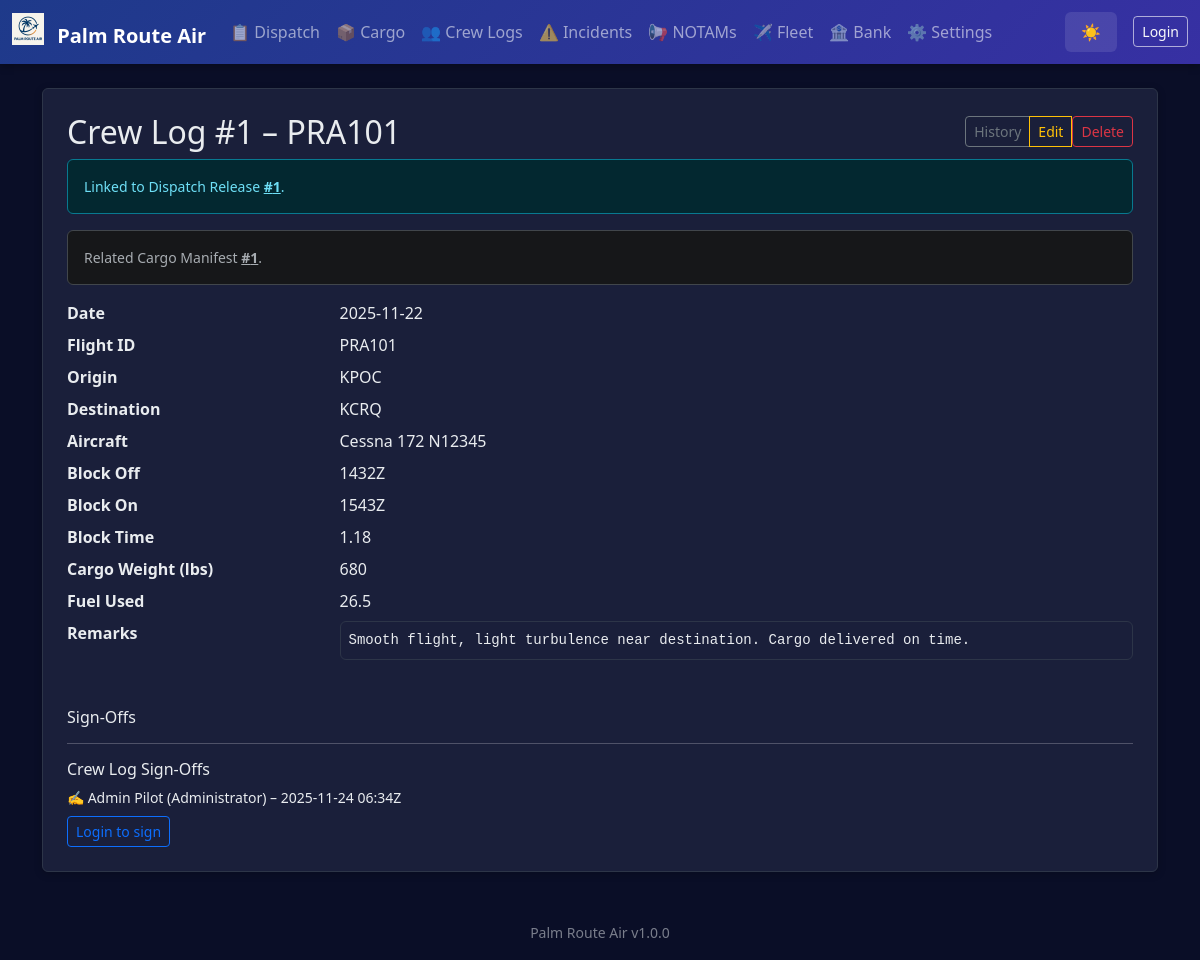
The app's page /crew/1 with its own data.
### app.py (models this page shows, shortened)
class AppSettings(db.Model):
    id = db.Column(db.Integer, primary_key=True)
    company_name = db.Column(db.String(100), default='Palm Route Air')
    logo_filename = db.Column(db.String(120))  # stored in static/logos/
    difficulty = db.Column(db.String(20), default='Normal')  # Easy, Normal, Hard, Realistic
    realism_fuel_variance = db.Column(db.Float, default=0.05)  # ±5% revenue jitter
    realism_destination_penalty = db.Column(db.Float, default=0.25)  # 25% penalty for missed destination
    currency_symbol = db.Column(db.String(5), default='$')
    distance_unit = db.Column(db.String(10), default='NM')  # NM or KM
    weight_unit = db.Column(db.String(10), default='lbs')  # lbs or kg
    show_workflow_help = db.Column(db.Integer, default=1)  # 1 = show, 0 = hide

class CrewLog(db.Model):
    id = db.Column(db.Integer, primary_key=True)
    date = db.Column(db.String(20))
    flight_id = db.Column(db.String(20))
    origin = db.Column(db.String(10))
    destination = db.Column(db.String(10))
    aircraft = db.Column(db.String(50))
    block_off = db.Column(db.String(10))
    block_on = db.Column(db.String(10))
    block_time = db.Column(db.String(10))
    cargo_weight = db.Column(db.String(20))
    fuel_used = db.Column(db.String(20))  # actual fuel used (numeric)
    remarks = db.Column(db.Text)
    dispatch_release_id = db.Column(db.Integer, db.ForeignKey('dispatch_release.id'))
    cargo_manifest_id = db.Column(db.Integer, db.ForeignKey('cargo_manifest.id'))
    dispatch_release = db.relationship('DispatchRelease', lazy='joined')
    cargo_manifest = db.relationship('CargoManifest', lazy='joined')
    signoffs = db.relationship('CrewLogSignOff', backref='crew_log', lazy='dynamic')

class CrewLogSignOff(db.Model):
    id = db.Column(db.Integer, primary_key=True)
    crew_log_id = db.Column(db.Integer, db.ForeignKey('crew_log.id'), nullable=False)
    employee_id = db.Column(db.Integer, db.ForeignKey('employee.id'), nullable=False)
    timestamp = db.Column(db.DateTime, default=datetime.datetime.utcnow)
    employee = db.relationship('Employee', lazy='joined')

class Employee(db.Model):
    id = db.Column(db.Integer, primary_key=True)
    name = db.Column(db.String(100), nullable=False)
    email = db.Column(db.String(120), unique=True)
    role = db.Column(db.String(50), default='Pilot')
    hire_date = db.Column(db.Date, default=datetime.date.today)
    active = db.Column(db.Integer, default=1)
    password_hash = db.Column(db.String(255))

### app.py (the view)
@app.route('/crew/<int:id>')
def crew_detail(id):
    c = CrewLog.query.get_or_404(id)
    dispatch_ref = DispatchRelease.query.get(c.dispatch_release_id) if c.dispatch_release_id else None
    cargo_ref = CargoManifest.query.get(c.cargo_manifest_id) if c.cargo_manifest_id else None
    signoffs = c.signoffs.order_by(CrewLogSignOff.timestamp.asc()).all()
    return render_template('crew_detail.html', c=c, dispatch_ref=dispatch_ref, cargo_ref=cargo_ref, signoffs=signoffs)

### app.py (called while the page is built)
@app.context_processor
def inject_settings():
    try:
        settings = AppSettings.query.first()
        if not settings:
            settings = AppSettings(company_name='Palm Route Air')
    except:
        settings = None
    current_employee = None
    if session.get('employee_id'):
        current_employee = Employee.query.get(session['employee_id'])
    return dict(app_settings=settings, app_version=APP_VERSION, current_employee=current_employee)

### templates/crew_detail.html
{% extends 'base.html' %}
{% block content %}
<div class="p-4 bg-white rounded shadow-sm">
  <div class="d-flex justify-content-between align-items-center mb-2">
    <h2 class="mb-0">Crew Log #{{ c.id }} – {{ c.flight_id }}</h2>
    <div class="btn-group">
      <a href="{{ url_for('crew_history') }}" class="btn btn-outline-secondary btn-sm">History</a>
      <a href="{{ url_for('crew_edit', id=c.id) }}" class="btn btn-outline-warning btn-sm">Edit</a>
      <form action="{{ url_for('delete_crew', id=c.id) }}" method="post" class="d-inline" onsubmit="return confirm('Delete this crew log entry?');">
        <button class="btn btn-outline-danger btn-sm">Delete</button>
      </form>
    </div>
  </div>
  {% if c.dispatch_release_id %}
    <div class="alert alert-info small mb-3">Linked to Dispatch Release <a href="{{ url_for('dispatch_detail', id=c.dispatch_release_id) }}" class="alert-link">#{{ c.dispatch_release_id }}</a>.</div>
  {% endif %}
  {% if c.cargo_manifest_id %}
    <div class="alert alert-secondary small mb-3">Related Cargo Manifest <a href="{{ url_for('cargo_detail', id=c.cargo_manifest_id) }}" class="alert-link">#{{ c.cargo_manifest_id }}</a>.</div>
  {% endif %}
  <dl class="row mb-0">
    <dt class="col-sm-3">Date</dt><dd class="col-sm-9">{{ c.date }}</dd>
    <dt class="col-sm-3">Flight ID</dt><dd class="col-sm-9">{{ c.flight_id }}</dd>
    <dt class="col-sm-3">Origin</dt><dd class="col-sm-9">{{ c.origin }}</dd>
    <dt class="col-sm-3">Destination</dt><dd class="col-sm-9">{{ c.destination }}</dd>
    <dt class="col-sm-3">Aircraft</dt><dd class="col-sm-9">{{ c.aircraft }}</dd>
    <dt class="col-sm-3">Block Off</dt><dd class="col-sm-9">{{ c.block_off }}</dd>
    <dt class="col-sm-3">Block On</dt><dd class="col-sm-9">{{ c.block_on }}</dd>
    <dt class="col-sm-3">Block Time</dt><dd class="col-sm-9">{{ c.block_time }}</dd>
    <dt class="col-sm-3">Cargo Weight (lbs)</dt><dd class="col-sm-9">{{ c.cargo_weight }}</dd>
    <dt class="col-sm-3">Fuel Used</dt><dd class="col-sm-9">{{ c.fuel_used or '—' }}</dd>
    <dt class="col-sm-3">Remarks</dt><dd class="col-sm-9"><pre class="small bg-light p-2 border rounded" style="white-space:pre-wrap">{{ c.remarks }}</pre></dd>
  </dl>
  <div class="mt-4">
    <h3 class="h6">Sign-Offs</h3>
    <hr class="my-3">
    <div>
      <h5 class="h6 mb-2">Crew Log Sign-Offs</h5>
      {% if signoffs and signoffs|length > 0 %}
        <ul class="list-unstyled small mb-2">
          {% for so in signoffs %}
            <li class="mb-1">✍️ {{ so.employee.name }} ({{ so.employee.role }}) – {{ so.timestamp.strftime('%Y-%m-%d %H:%MZ') }}</li>
          {% endfor %}
        </ul>
      {% else %}
        <p class="small text-muted mb-2">No sign-offs yet.</p>
      {% endif %}
      {% if current_employee %}
        <form method="post" action="{{ url_for('crew_sign', id=c.id) }}" class="d-inline">
          <button class="btn btn-outline-success btn-sm" {% if signoffs and signoffs|selectattr('employee_id','equalto', current_employee.id)|list|length > 0 %}disabled{% endif %}>Sign Crew Log</button>
        </form>
      {% else %}
        <a href="{{ url_for('login') }}" class="btn btn-outline-primary btn-sm">Login to sign</a>
      {% endif %}
    </div>
  </div>
</div>
{% endblock %}

### templates/base.html (shortened to what this page needs)
<!doctype html>
<html lang="en" data-bs-theme="dark">
  <head>
    <link href="https://cdn.jsdelivr.net/npm/bootstrap@5.3.3/dist/css/bootstrap.min.css" rel="stylesheet">
  </head>
  <body>
    <nav class="navbar navbar-expand-lg navbar-dark mb-4">
      <div class="container-fluid">
        <a class="navbar-brand fw-bold" href="{{ url_for('index') }}">
          {% if app_settings and app_settings.logo_filename %}
            <img src="{{ url_for('static', filename='logos/' + app_settings.logo_filename) }}" height="32" class="me-2" style="vertical-align: -0.125em;" alt="Logo">
          {% endif %}
          {{ app_settings.company_name if app_settings else 'Palm Route Air' }}
        </a>
        <div class="collapse navbar-collapse" id="navbarNav">
          <ul class="navbar-nav me-auto">
            <li class="nav-item"><a class="nav-link" href="{{ url_for('dispatch_history') }}">📋 Dispatch</a></li>
            <li class="nav-item"><a class="nav-link" href="{{ url_for('cargo_history') }}">📦 Cargo</a></li>
            <li class="nav-item"><a class="nav-link" href="{{ url_for('crew_history') }}">👥 Crew Logs</a></li>
            <li class="nav-item"><a class="nav-link" href="{{ url_for('incident_history') }}">⚠️ Incidents</a></li>
            <li class="nav-item"><a class="nav-link" href="{{ url_for('notams_history') }}">📢 NOTAMs</a></li>
            <li class="nav-item"><a class="nav-link" href="{{ url_for('fleet_history') }}">✈️ Fleet</a></li>
            <li class="nav-item"><a class="nav-link" href="{{ url_for('economy_ledger') }}">🏦 Bank</a></li>
            <li class="nav-item"><a class="nav-link" href="{{ url_for('settings') }}">⚙️ Settings</a></li>
          </ul>
          <button class="theme-toggle text-white" onclick="toggleTheme()" title="Toggle theme">
            <span id="theme-icon">🌙</span>
          </button>
          <div class="ms-3 d-flex align-items-center auth-actions">
            {% if current_employee %}
              <span class="auth-user-text me-2">👤 {{ current_employee.name }} ({{ current_employee.role }})</span>
              <a href="{{ url_for('profile') }}" class="btn btn-outline-light btn-sm me-2" title="View Profile">Profile</a>
              <a href="{{ url_for('logout') }}" class="btn btn-outline-light btn-sm" title="Logout">Logout</a>
            {% else %}
              <a href="{{ url_for('login') }}" class="btn btn-outline-light btn-sm" title="Employee Login">Login</a>
            {% endif %}
          </div>
        </div>
      </div>
    </nav>
    <main class="container mb-5">
      {% block content %}{% endblock %}
    </main>
    <footer class="container text-center pb-3">
      <small class="text-muted">{{ app_settings.company_name if app_settings else 'Palm Route Air' }} {{ app_version }}</small>
    </footer>
  </body>
</html>

### templates/base.html (style rules this page uses)
:root { --pra-primary: #0d6efd; --pra-secondary: #6c757d; --pra-success: #198754; --pra-danger: #dc3545; --pra-warning: #ffc107; --pra-info: #0dcaf0; --pra-thead-bg-light: #e9ecef; --pra-thead-color-light: #212529; --pra-thead-bg-dark: #1f2542; --pra-thead-color-dark: #f8f9fa; }
[data-bs-theme="dark"] { --bs-body-bg: #0a0e27; --bs-body-color: #e9ecef; --bs-card-bg: #1a1f3a; --bs-border-color: #2d3548; --bs-emphasis-color: #ffffff; }
body { background: var(--bs-body-bg); color: var(--bs-body-color); transition: background-color 0.3s ease, color 0.3s ease; }
.bg-white, .bg-light { background-color: var(--bs-card-bg) !important; border-color: var(--bs-border-color); }
.navbar { background: linear-gradient(135deg, #1e3a8a 0%, #3730a3 100%) !important; box-shadow: 0 2px 8px rgba(0,0,0,0.3); }
[data-bs-theme="dark"] .navbar .btn-outline-light { border-color: rgba(255,255,255,0.6) !important; }
.auth-actions .btn { transition: background-color .15s, color .15s; }
.card, .shadow-sm, .rounded.shadow-sm { background-color: var(--bs-card-bg); border: 1px solid var(--bs-border-color); box-shadow: 0 2px 8px rgba(0,0,0,0.2) !important; }
.btn-outline-secondary, .btn-outline-primary, .btn-outline-warning, .btn-outline-info, .btn-outline-danger { border-width: 1.5px; }
.theme-toggle { cursor: pointer; padding: 0.5rem 1rem; border: none; background: rgba(255,255,255,0.1); border-radius: 0.375rem; transition: background 0.2s; }
pre { background-color: var(--bs-body-bg) !important; border-color: var(--bs-border-color) !important; color: var(--bs-body-color); }
.alert { border-width: 1px; }
.text-muted { opacity: 0.7; }

### records on screen
AppSettings: logo_filename (picture), company_name "Palm Route Air"
CrewLog: id "1", flight_id "PRA101", dispatch_release_id "1", cargo_manifest_id "1", date "2025-11-22", origin "KPOC", destination "KCRQ", aircraft "Cessna 172 N12345", block_off "1432Z", block_on "1543Z", block_time "1.18", cargo_weight "680", fuel_used "26.5", remarks "Smooth flight, light turbulence near destination. Cargo delivered on time."
CrewLogSignOff: employee.name "Admin Pilot", employee.role "Administrator", timestamp "2025-11-24 06:34Z"

### other values on screen
{{ app_version }} "v1.0.0"
